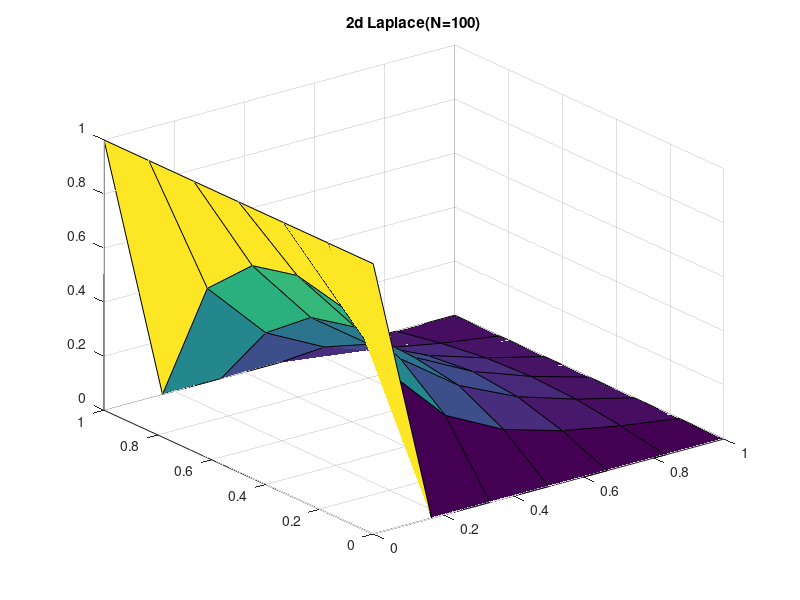

Here is the MATLAB script that generated this plot:
close all;
clearvars;

N = 5;
k1=1;
k2=2;

%construct the diag matrix 
a1 = ones(1, N^2-1, 1);
for i=1:N^2-1
    if mod(i, N) == 0
        a1(1, i) = 0;
    end
end
a2 = ones(1, N^2-N, 1);
A = diag(a2, N) + diag(-4*ones(1, N^2, 1)) + diag(a2, -N) + diag(a1, 1) + diag(a1, -1);

%initial conditions 

change=floor(N^2/2);
T = zeros(N^2, 1);
for j=1:N:N^2
    T(j)=-k1;
end

%calulate the T values 
T_n = A\T;

%Create matrix including boundary conditions for graphing 
T_plot = zeros(N+2);
T_plot(1:N+2, 1) = 1;
T_n = reshape(T_n,[N,N]);
T_plot(2:N+1, 2:N+1) = rot90(T_n,1); 

%Graph the results 
x = linspace(0,1,N+2); 
y = linspace(0,1,N+2);
[X, Y] = meshgrid(x,y);
surf(X,Y,T_plot);
    
title('2d Laplace(N=100)');

